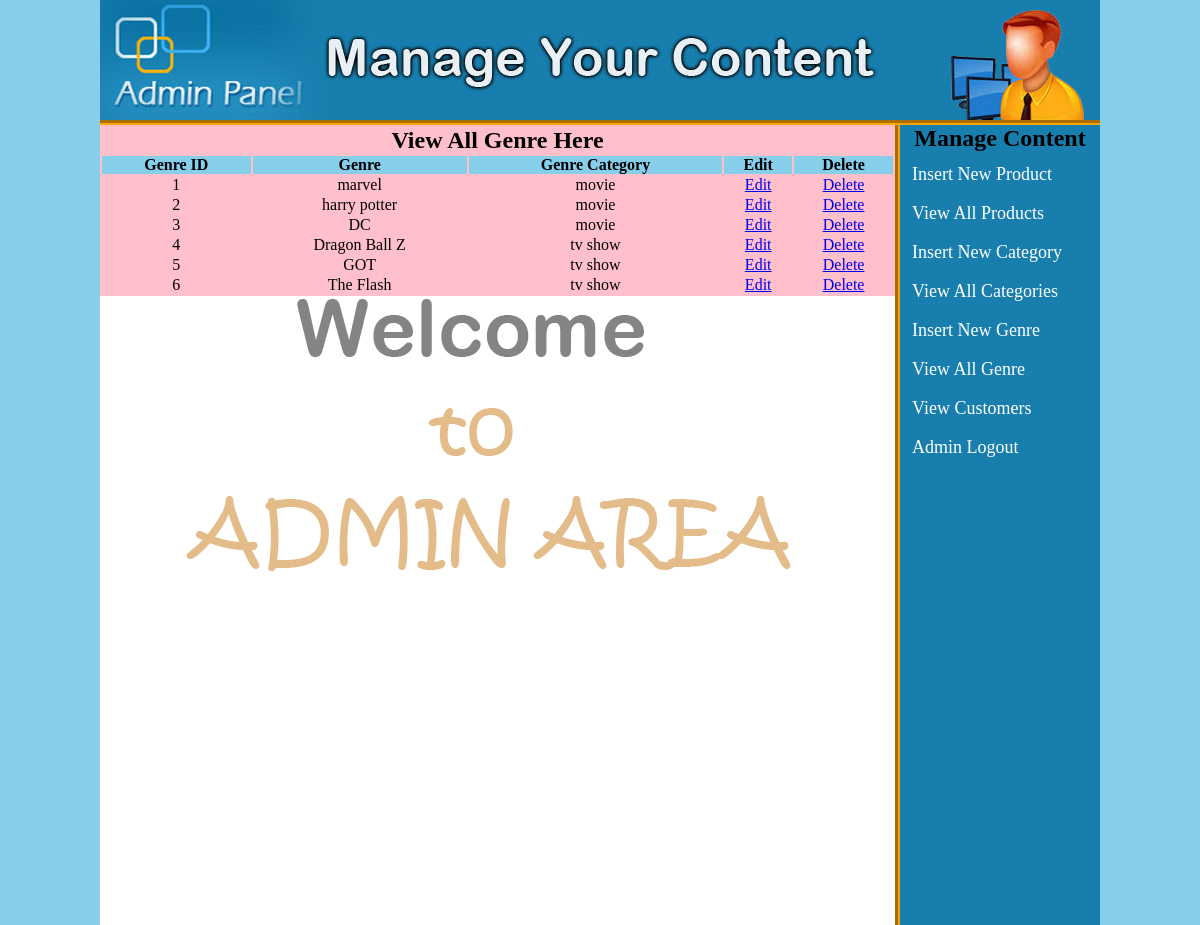
Before: /admin_area/index.php?view_genre (signed in) with the older database file.
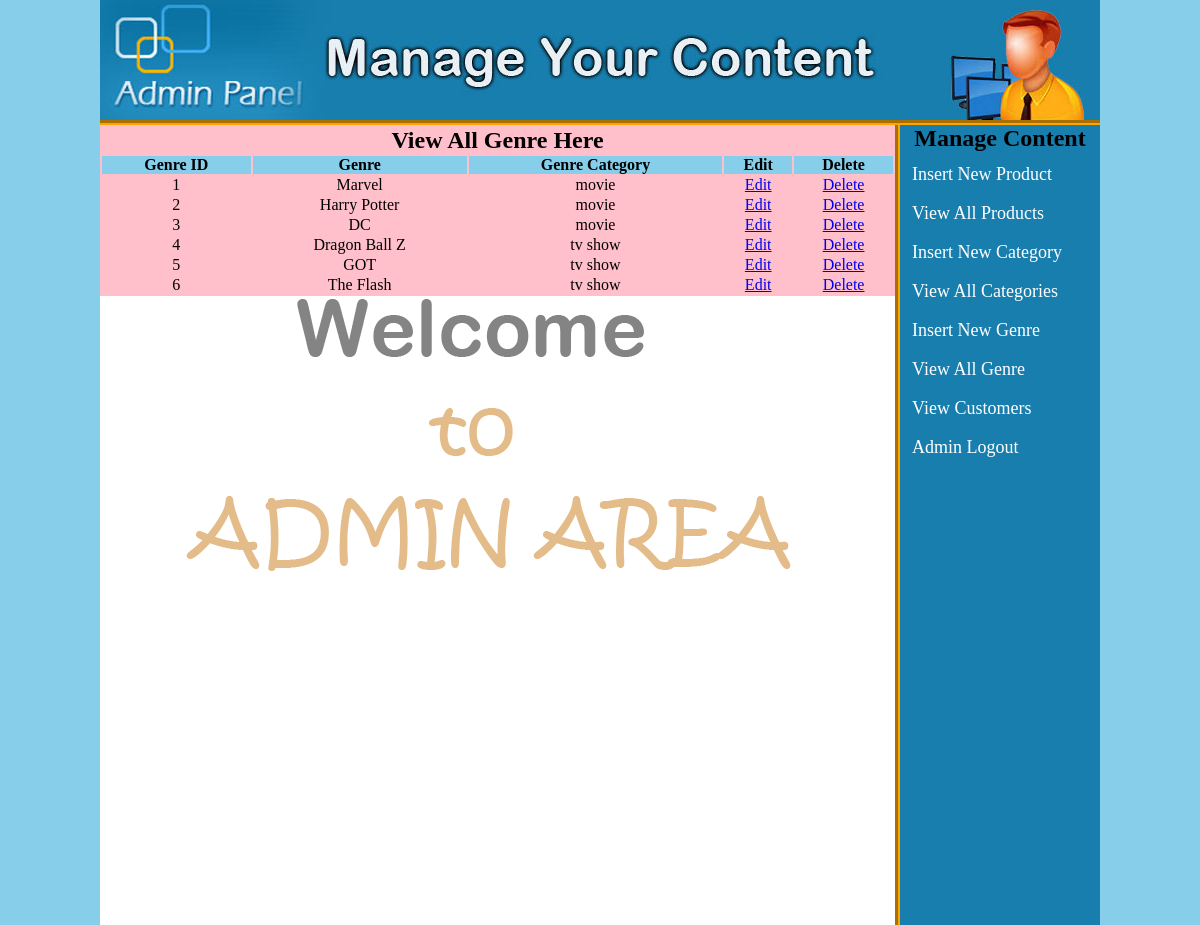
After: the same page with the newer database file.
### tables this page shows
CREATE TABLE `genre` (
  `movie_id` int(11) NOT NULL,
  `movie_name` varchar(20) NOT NULL,
  `movie_cat` varchar(10) NOT NULL
);

### admin_area/view_genre.php (the view)
<table width="795" align="center" bgcolor="pink">
	<tr align="center">
		<td colspan="6"><h2>View All Genre Here</h2></td>
	</tr>
	<tr align="center" bgcolor="skyblue">
		<th>Genre ID</th>
		<th>Genre</th>
		<th>Genre Category</th>
		<th>Edit</th>
		<th>Delete</th>
	</tr>
	<?php
	include("includes/db.php");
	$get_genre = "select * from genre";
	$run_genre = mysqli_query($con, $get_genre);
	$i = 0;
	while ($row_genre=mysqli_fetch_array($run_genre)){
		$movie_id = $row_genre['movie_id'];
		$movie_name = $row_genre['movie_name'];
		$movie_cat = $row_genre['movie_cat'];
		$i++;
	?>
	<tr align="center">
		<td><?php echo $i;?></td>
		<td><?php echo $movie_name;?></td>
		<td><?php echo $movie_cat;?></td>
		<td><a href="index.php?edit_genre=<?php echo $movie_id; ?>">Edit</a></td>
		<td><a href="delete_genre.php?delete_genre=<?php echo $movie_id;?>">Delete</a></td>
	</tr>
	<?php } ?>
</table>

Changed rows visible on the page:
changed genre: movie_name "marvel" → "Marvel"
changed genre: movie_name "harry potter" → "Harry Potter"
